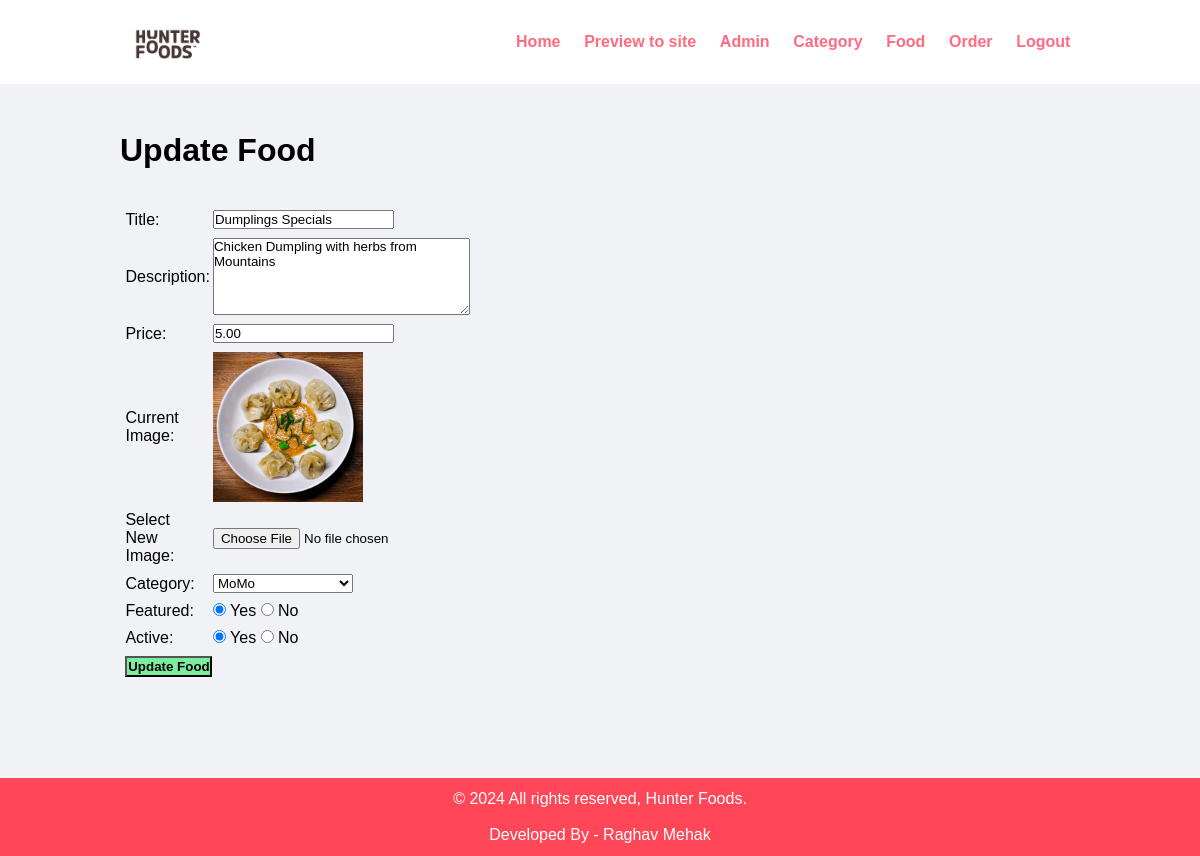
/admin/update-food.php?id=3 (signed in), run on the app's committed database.
### tables this page shows
CREATE TABLE `tbl_food` (
  `id` int(10) UNSIGNED NOT NULL,
  `title` varchar(100) NOT NULL,
  `description` text NOT NULL,
  `price` decimal(10, 2) NOT NULL,
  `image_name` varchar(255) NOT NULL,
  `category_id` int(10) UNSIGNED NOT NULL,
  `featured` varchar(10) NOT NULL,
  `active` varchar(10) NOT NULL
);

CREATE TABLE `tbl_category` (
  `id` int(10) UNSIGNED NOT NULL,
  `title` varchar(100) NOT NULL,
  `image_name` varchar(255) NOT NULL,
  `featured` varchar(10) NOT NULL,
  `active` varchar(10) NOT NULL
);

### admin/update-food.php (the view, shortened to what this page needs)
<?php include('partials/menu.php'); ?>
<?php
    if(isset($_GET['id']))
    {
        $id = $_GET['id'];
        $sql2 = "SELECT * FROM tbl_food WHERE id=$id";
        $res2 = mysqli_query($conn, $sql2);
        $row2 = mysqli_fetch_assoc($res2);
        $title = $row2['title'];
        $description = $row2['description'];
        $price = $row2['price'];
        $current_image = $row2['image_name'];
        $current_category = $row2['category_id'];
        $featured = $row2['featured'];
        $active = $row2['active'];
    }
    else
    {
        header('location:'.SITEURL.'admin/manage-food.php');
    }
?>
<div class="main-content">
    <div class="wrapper">
        <h1>Update Food</h1>
        <br><br>
        <form action="" method="POST" enctype="multipart/form-data">
        <table class="tbl-30">
            <tr>
                <td>Title: </td>
                <td>
                    <input type="text" name="title" value="<?php echo $title; ?>">
                </td>
            </tr>
            <tr>
                <td>Description: </td>
                <td>
                    <textarea name="description" cols="30" rows="5"><?php echo $description; ?></textarea>
                </td>
            </tr>
            <tr>
                <td>Price: </td>
                <td>
                    <input type="number" name="price" value="<?php echo $price; ?>">
                </td>
            </tr>
            <tr>
                <td>Current Image: </td>
                <td>
                    <?php
                        if($current_image == "")
                        {
                            echo "<div class='error'>Image not Available.</div>";
                        }
                        else
                        {
                            ?>
                            <img src="<?php echo SITEURL; ?>images/food/<?php echo $current_image; ?>" width="150px">
                            <?php
                        }
                    ?>
                </td>
            </tr>
            <tr>
                <td>Select New Image: </td>
                <td>
                    <input type="file" name="image">
                </td>
            </tr>
            <tr>
                <td>Category: </td>
                <td>
                    <select name="category">
                        <?php
                            $sql = "SELECT * FROM tbl_category WHERE active='Yes'";
                            $res = mysqli_query($conn, $sql);
                            $count = mysqli_num_rows($res);
                            if($count>0)
                            {
                                while($row=mysqli_fetch_assoc($res))
                                {
                                    $category_title = $row['title'];
                                    $category_id = $row['id'];
                                    ?>
                                    <option <?php if($current_category==$category_id){echo "selected";} ?> value="<?php echo $category_id; ?>"><?php echo $category_title; ?></option>
                                    <?php
                                }
                            }
                            else
                            {
                                echo "<option value='0'>Category Not Available.</option>";
                            }
                        ?>
                    </select>
                </td>
            </tr>
            <tr>
                <td>Featured: </td>
                <td>
                    <input <?php if($featured=="Yes") {echo "checked";} ?> type="radio" name="featured" value="Yes"> Yes
                    <input <?php if($featured=="No") {echo "checked";} ?> type="radio" name="featured" value="No"> No
                </td>
            </tr>
            <tr>
                <td>Active: </td>
                <td>
                    <input <?php if($active=="Yes") {echo "checked";} ?> type="radio" name="active" value="Yes"> Yes
                    <input <?php if($active=="No") {echo "checked";} ?> type="radio" name="active" value="No"> No
                </td>
            </tr>
            <tr>
                <td>
                    <input type="submit" name="submit" value="Update Food" class="btn-secondary">
                </td>
            </tr>
        </table>
        </form>
    </div>
</div>
<?php include('partials/footer.php'); ?>

### css/admin.css (style rules this page uses)
* { margin: 0; padding: 0; font-family: Arial, Helvetica, sans-serif; }
.wrapper { padding: 1%; width: 80%; margin: 0 auto; }
.tbl-30 { width: 30%; }
table tr td { padding: 1%; text-align: left; }
.btn-secondary { background-color: #7bed9f; padding: 1%; color: black; text-decoration: none; font-weight: bold; }
.main-content { background-color: #f1f2f6; padding: 3% 0; padding-bottom: 7%; }

### data on the page
tbl_food: title "Dumplings Specials", description "Chicken Dumpling with herbs from Mountains", price "5.00", image_name (picture), category "MoMo", featured "☑", active "☑"
